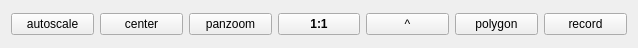
<?xml version="1.0" encoding="UTF-8"?>
<ui version="4.0">
 <class>QToolbar</class>
 <widget class="QWidget" name="QToolbar">
  <property name="geometry">
   <rect>
    <x>0</x>
    <y>0</y>
    <width>638</width>
    <height>48</height>
   </rect>
  </property>
  <property name="windowTitle">
   <string>Form</string>
  </property>
  <layout class="QHBoxLayout" name="horizontalLayout_2">
   <item>
    <layout class="QHBoxLayout" name="horizontalLayout">
     <item>
      <widget class="QPushButton" name="auto_scale_button">
       <property name="text">
        <string>autoscale</string>
       </property>
      </widget>
     </item>
     <item>
      <widget class="QPushButton" name="center_button">
       <property name="text">
        <string>center</string>
       </property>
      </widget>
     </item>
     <item>
      <widget class="QPushButton" name="panzoom_button">
       <property name="text">
        <string>panzoom</string>
       </property>
       <property name="checkable">
        <bool>true</bool>
       </property>
      </widget>
     </item>
     <item>
      <widget class="QPushButton" name="maintain_aspect_button">
       <property name="font">
        <font>
         <weight>75</weight>
         <bold>true</bold>
        </font>
       </property>
       <property name="text">
        <string>1:1</string>
       </property>
       <property name="checkable">
        <bool>true</bool>
       </property>
      </widget>
     </item>
     <item>
      <widget class="QPushButton" name="y_direction_button">
       <property name="text">
        <string>^</string>
       </property>
      </widget>
     </item>
     <item>
      <widget class="QPushButton" name="add_polygon_button">
       <property name="text">
        <string>polygon</string>
       </property>
      </widget>
     </item>
     <item>
      <widget class="QPushButton" name="record_button">
       <property name="text">
        <string>record</string>
       </property>
       <property name="checkable">
        <bool>true</bool>
       </property>
      </widget>
     </item>
    </layout>
   </item>
  </layout>
 </widget>
 <resources/>
 <connections/>
</ui>
